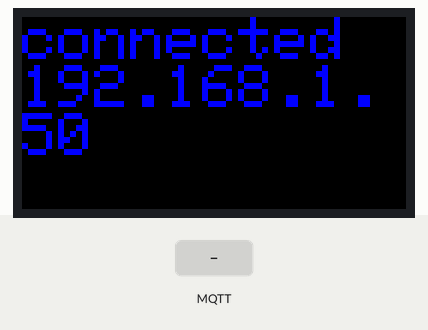
Recording of a sketch running on a simulated ESP8266 (NodeMCU). Shown: 64×32 colour display. The inputs (shaded band) are chosen by the test bench. WiFi joins after 1.5 s; servers stay silent unless stated; no MQTT or app messages arrive unless stated; not simulated (calls return 0 or success): arduino_secrets.h; what the sketch prints to the serial monitor is not drawn.

Above: at 7.7 s.
7.8 s: MQTT message "0" arrives on the first subscribed topic
At 8.5 s:
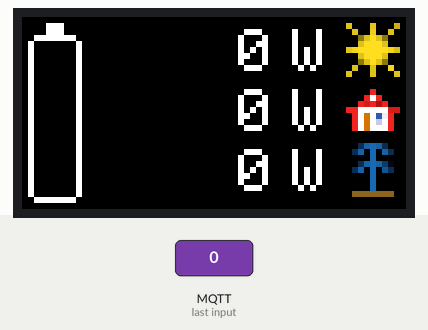
9.3 s: MQTT message "5" arrives on the second subscribed topic
At 9.6 s:
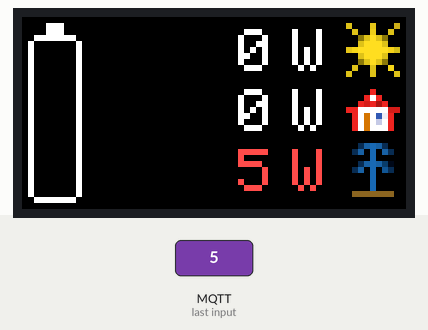
10.8 s: MQTT message "5" arrives on the third subscribed topic
At 12.0 s:
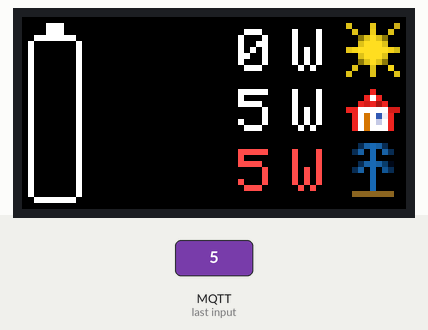
Timing chart, 0 to 13.8 s (numbered marks = the images above; inputs shaded):
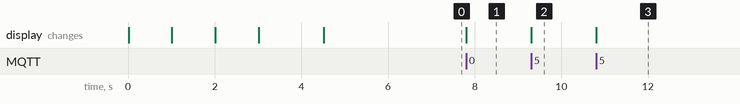

Measured:
- after the input at 7.8 s, the display: changes at once (image 1)
- after the input at 9.3 s, the display: changes at once (image 2)
- after the input at 10.8 s, the display: changes at once (image 3)

The sketch:

energymonitor.ino
```cpp
#define PxMATRIX_double_buffer true

#include <PxMatrix.h>
#include <ESP8266WiFi.h>
#include <PubSubClient.h>
#include <Ticker.h>
#include <ArduinoOTA.h>
#include "arduino_secrets.h"

// === CONFIGURATION ====
const char* ssid = SECRET_WIFI_SSID;
const char* password = SECRET_WIFI_PASSWORD;
const char* mqtt_server = SECRET_MQTT_SERVER;
const char* mqtt_username = SECRET_MQTT_USER;
const char* mqtt_password = SECRET_MQTT_PASSWORD;
const char* mqtt_client_id = "Energy-Monitor";
const uint16_t mqtt_port = 1883;

const char* pv_power_topic = "homeassistant/pv-power";
const char* grid_power_topic = "homeassistant/grid-power";
const char* power_consumption_topic = "homeassistant/power-consumption";
const char* battery_soc_topic = "homeassistant/battery-soc";
const char* battery_power_topic = "homeassistant/battery-power";
// =======================

WiFiClient espClient;
PubSubClient mqttClient(espClient);
Ticker displayTicker;

bool stateChanged = false;
unsigned long lastDisplayUpdate = 0;
const unsigned long displayUpdateInterval = 250;  // ms

unsigned long lastMqttReconnectAttempt = 0;
const unsigned long mqttReconnectInterval = 5000;  // ms

// Slow blink of the top SOC line while (dis)charging.
bool blinkOn = false;
unsigned long lastBlinkToggle = 0;
const unsigned long blinkInterval = 1200;  // ms per phase (slow)

// This defines the 'on' time of the display is us. The larger this number,
// the brighter the display. If too large the ESP will crash
const uint8_t display_draw_time = 50;  //30-70 is usually fine

#define MATRIX_WIDTH 64
#define MATRIX_HEIGHT 32

PxMATRIX display(MATRIX_WIDTH, MATRIX_HEIGHT, 16, 2, 5, 4, 15, 12);

// colors
const uint16_t white = display.color565(255, 255, 255);
const uint16_t red = display.color565(255, 77, 77);
const uint16_t orange = display.color565(255, 196, 128);
const uint16_t green = display.color565(159, 255, 128);
const uint16_t blue = display.color565(0, 0, 255);
const uint16_t black = display.color565(0, 0, 0);

// Converted using the following site: http://www.rinkydinkelectronics.com/t_imageconverter565.php
const uint16_t sun[] PROGMEM = {
  0xDE03, 0x0000, 0x0000, 0x0000, 0xE623, 0x0000, 0x0000, 0x0000, 0xCD63, 0x0000, 0xDE03, 0x0000, 0x0000, 0xEE63, 0x0000, 0x0000,  // 0x0010 (16) pixels
  0xDE03, 0x0000, 0x0000, 0x0000, 0x8BC1, 0xDE03, 0xFEE4, 0xDE03, 0x8BC1, 0x0000, 0x0000, 0x0000, 0x0000, 0xDE03, 0xFEE4, 0xFEE4,  // 0x0020 (32) pixels
  0xFEE4, 0xDE03, 0x0000, 0x0000, 0xE623, 0xF6A3, 0xFEE4, 0xFEE4, 0xFEE4, 0xFEE4, 0xFEE4, 0xF683, 0xD5E3, 0x0000, 0x0000, 0xDE03,  // 0x0030 (48) pixels
  0xFEE4, 0xFEE4, 0xFEE4, 0xDE03, 0x0000, 0x0000, 0x0000, 0x0000, 0x8BC1, 0xDE03, 0xFEE4, 0xDE03, 0x8BC1, 0x0000, 0x0000, 0x0000,  // 0x0040 (64) pixels
  0xDE03, 0x0000, 0x0000, 0xDE03, 0x0000, 0x0000, 0xF6A3, 0x0000, 0xDE03, 0x0000, 0x0000, 0x0000, 0xDE03, 0x0000, 0x0000, 0x0000,  // 0x0050 (80) pixels
  0xDE03
};

const uint16_t house[] PROGMEM = {
  0x0000, 0x0000, 0x0000, 0x0000, 0x0000, 0x0000, 0x0000, 0x0000, 0x0000, 0x0000, 0x0000, 0x0000, 0x0000, 0xE924, 0x0000, 0x0000,  // 0x0010 (16) pixels
  0x0000, 0x0000, 0x0000, 0x0000, 0x0000, 0xE924, 0xFFFF, 0xE924, 0x0000, 0x0000, 0x0000, 0x0000, 0x0000, 0xE924, 0xD0E3, 0xE924,  // 0x0020 (32) pixels
  0xA8A2, 0xE924, 0x0000, 0x0000, 0xE924, 0xE924, 0xFFFF, 0xFFFF, 0xFFFF, 0xFFFF, 0xFFFF, 0xD0E3, 0xD0E3, 0x0000, 0xE924, 0xFFFF,  // 0x0030 (48) pixels
  0xD3A0, 0xFFFF, 0x32D6, 0xEF7E, 0xE924, 0x0000, 0x0000, 0xE924, 0xFFFF, 0xD3A0, 0xFFFF, 0xC65C, 0xFFFF, 0xE924, 0x0000, 0x0000,  // 0x0040 (64) pixels
  0xE924, 0xFFFF, 0xD3A0, 0xFFFF, 0xFFFF, 0xFFFF, 0xE924, 0x0000, 0x0000, 0x0000, 0x0000, 0x0000, 0x0000, 0x0000, 0x0000, 0x0000,  // 0x0050 (80) pixels
  0x0000
};

const uint16_t pole[] PROGMEM = {
  0x0000, 0x0000, 0x096A, 0x1B14, 0x1B56, 0x1B14, 0x096A, 0x0000, 0x0000, 0x0000, 0x096A, 0x1B14, 0x0000, 0x1B56, 0x0000, 0x1B14,  // 0x0010 (16) pixels
  0x096A, 0x0000, 0x0000, 0x0000, 0x0000, 0x0000, 0x1B56, 0x0000, 0x0000, 0x0000, 0x0000, 0x0000, 0x0000, 0x096A, 0x1B14, 0x1B56,  // 0x0020 (32) pixels
  0x1B14, 0x09ED, 0x0043, 0x0000, 0x0000, 0x096A, 0x1B14, 0x0000, 0x1B56, 0x0000, 0x12B2, 0x096A, 0x0000, 0x0000, 0x0000, 0x0000,  // 0x0030 (48) pixels
  0x0000, 0x1B56, 0x0000, 0x0000, 0x0000, 0x0000, 0x0000, 0x0000, 0x0000, 0x0000, 0x1B56, 0x0000, 0x0000, 0x0000, 0x0000, 0x0000,  // 0x0040 (64) pixels
  0x0000, 0x0000, 0x0000, 0x1B56, 0x0000, 0x0000, 0x0000, 0x0000, 0x0000, 0x8B24, 0x8B24, 0x8B24, 0x8B24, 0x8B24, 0x8B24, 0x8B24,  // 0x0050 (80) pixels
  0x0000
};

// Declared here (before the first function) so the Arduino-generated
// prototypes, inserted at the top, can already see this type.
enum ChargeState { CHARGING, DISCHARGING, IDLE_STATE };

struct State {
  float pvPower;
  float gridPower;
  float powerConsumption;
  float batterySOC;
  float batteryPower;  // > 0 discharging, < 0 charging (W)
};

State state = { 0.0, 0.0, 0.0, 0.0, 0.0 };

void setup() {
  Serial.begin(115200);

  // 1/16 scan display
  display.begin(16);

  display.clearDisplay();
  displayTicker.attach(0.004, displayUpdater);

  delay(10);
  executeScreenCheck();
  setupWifi();
  setupOTA();

  mqttClient.setServer(mqtt_server, mqtt_port);
  mqttClient.setCallback(mqttCallback);
}

void setupOTA() {
  ArduinoOTA.setHostname("energymonitor");
  ArduinoOTA.setPassword(SECRET_OTA_PASSWORD);

  // Detach the refresh ISR so it cannot fire while ArduinoOTA writes flash
  // (which would run flash-resident code with the cache off and crash the ESP).
  // The panel simply stays dark for the update.
  ArduinoOTA.onStart([]() {
    displayTicker.detach();
  });

  ArduinoOTA.onError([](ota_error_t error) {
    ESP.restart();
  });

  ArduinoOTA.onEnd([]() {
    ESP.restart();
  });

  ArduinoOTA.begin();
}

// ISR (interrupt service routine) for display refresh
void displayUpdater() {
  display.display(display_draw_time);
}

void executeScreenCheck() {
  display.fillRect(0, 0, MATRIX_WIDTH, MATRIX_HEIGHT, display.color565(255, 0, 0));
  display.showBuffer();
  delay(1000);
  display.fillRect(0, 0, MATRIX_WIDTH, MATRIX_HEIGHT, display.color565(0, 255, 0));
  display.showBuffer();
  delay(1000);
  display.fillRect(0, 0, MATRIX_WIDTH, MATRIX_HEIGHT, display.color565(0, 0, 255));
  display.showBuffer();
  delay(1000);
  display.clearDisplay();
  display.showBuffer();
}

void setupWifi() {
  display.clearDisplay();
  display.setCursor(0, 0);
  display.setTextColor(blue);
  display.printf("Connecting to %s", ssid);
  display.showBuffer();

  WiFi.mode(WIFI_STA);
  WiFi.setSleepMode(WIFI_NONE_SLEEP);
  WiFi.begin(ssid, password);

  while (WiFi.status() != WL_CONNECTED) {
    delay(500);
  }

  display.clearDisplay();
  display.setCursor(0, 0);
  display.setTextColor(blue);
  display.println("connected");
  display.println(WiFi.localIP());
  display.showBuffer();

  delay(2000);
}

void loop() {
  if (!mqttClient.connected()) {
    if (millis() - lastMqttReconnectAttempt >= mqttReconnectInterval) {
      lastMqttReconnectAttempt = millis();
      connectToMqttServer();
    }
  } else {
    mqttClient.loop();
  }
  ArduinoOTA.handle();

  if (stateChanged && millis() - lastDisplayUpdate >= displayUpdateInterval) {
    stateChanged = false;
    lastDisplayUpdate = millis();
    updateDisplay();
  }

  // Toggle the slow SOC-line blink only while (dis)charging, so idle adds no extra redraws.
  if (batteryChargeState() != IDLE_STATE && millis() - lastBlinkToggle >= blinkInterval) {
    lastBlinkToggle = millis();
    blinkOn = !blinkOn;
    updateDisplay();
  }
}

void connectToMqttServer() {
  Serial.print("Attempting MQTT connection...");

  if (mqttClient.connect(mqtt_client_id, mqtt_username, mqtt_password)) {
    Serial.println("connected");

    mqttClient.subscribe(pv_power_topic);
    mqttClient.subscribe(grid_power_topic);
    mqttClient.subscribe(power_consumption_topic);
    mqttClient.subscribe(battery_soc_topic);
    mqttClient.subscribe(battery_power_topic);
  } else {
    Serial.print("failed, rc=");
    Serial.print(mqttClient.state());
    Serial.println(" trying again in 5 seconds");
  }
}

void mqttCallback(char* topic, byte* payload, unsigned int length) {
  // PubSubClient's payload is not null-terminated and its buffer is reused,
  // so copy exactly `length` bytes out and terminate it ourselves before
  // parsing — reading past `length` would pick up stale bytes from a
  // previous (longer) message.
  char buf[16];
  size_t len = min(length, sizeof(buf) - 1);
  memcpy(buf, payload, len);
  buf[len] = '\0';
  float floatPayload = atof(buf);

  Serial.printf("Message arrived [%s]: %.1f\n", topic, floatPayload);

  if (strcmp(topic, pv_power_topic) == 0) {
    state.pvPower = floatPayload;
  } else if (strcmp(topic, grid_power_topic) == 0) {
    state.gridPower = floatPayload;
  } else if (strcmp(topic, power_consumption_topic) == 0) {
    state.powerConsumption = floatPayload;
  } else if (strcmp(topic, battery_soc_topic) == 0) {
    state.batterySOC = floatPayload;
  } else if (strcmp(topic, battery_power_topic) == 0) {
    state.batteryPower = floatPayload;
  }

  stateChanged = true;
}

void updateDisplay() {
  // Watts are rounded to a long before printing: "%.0f" on -0.3 would
  // render "-0" (float formatting keeps the sign), but lround()+%ld
  // collapses small negatives to a clean 0.
  display.clearDisplay();

  drawBattery();

  display.setCursor(12, 2);
  display.setTextColor(white);
  display.printf("%5ld", lround(state.pvPower));
  display.setCursor(45, 2);
  display.printf("W");

  display.setCursor(12, 12);
  display.setTextColor(white);
  display.printf("%5ld", lround(state.powerConsumption));
  display.setCursor(45, 12);
  display.printf("W");

  long gridWatts = lround(state.gridPower);
  display.setCursor(12, 22);
  if (gridWatts > 0) {
    display.setTextColor(red);
  } else if (gridWatts < 0) {
    display.setTextColor(green);
  } else {
    display.setTextColor(white);
  }
  display.printf("%5ld", gridWatts);
  display.setCursor(45, 22);
  display.printf("W");

  drawIcons();

  display.showBuffer();
}

// Battery indicator geometry (left edge of the panel).
const int BAT_X = 1;
const int BAT_Y = 1;
const int BAT_BODY_W = 9;
const int BAT_BODY_H = 28;
const int BAT_BODY_RADIUS = 2;
const int BAT_BODY_Y_OFFSET = 2;            // body top, below the tip
const int BAT_TIP_W = 3;
const int BAT_TIP_H = 3;
const int BAT_TIP_X_OFFSET = 3;
const int BAT_FILL_INSET = 1;               // gap between body and fill
const int BAT_FILL_W = BAT_BODY_W - 2 * BAT_FILL_INSET;
const int BAT_FILL_MAX_H = 26;              // fillable inner height
const int BAT_FILL_TOP = BAT_Y + BAT_BODY_Y_OFFSET + BAT_FILL_INSET;
const float BAT_SOC_LOW = 20.0;             // <= red
const float BAT_SOC_HIGH = 50.0;            // > green, else orange

const float BAT_IDLE_W = 20.0;              // |power| below this = idle

// MQTT battery-power sign: > 0 discharging, < 0 charging.
ChargeState batteryChargeState() {
  if (state.batteryPower < -BAT_IDLE_W) return CHARGING;
  if (state.batteryPower > BAT_IDLE_W) return DISCHARGING;
  return IDLE_STATE;
}

void drawBattery() {
  ChargeState charge = batteryChargeState();

  // battery tip
  display.fillRect(BAT_X + BAT_TIP_X_OFFSET, BAT_Y, BAT_TIP_W, BAT_TIP_H, white);

  // battery body/hull
  display.drawRoundRect(BAT_X, BAT_Y + BAT_BODY_Y_OFFSET, BAT_BODY_W, BAT_BODY_H, BAT_BODY_RADIUS, white);

  int batteryFillHeight = round(state.batterySOC / 100.0 * BAT_FILL_MAX_H);
  if (batteryFillHeight > 0) {
    uint16_t fillColor;
    if (state.batterySOC <= BAT_SOC_LOW) {
      fillColor = red;
    } else if (state.batterySOC > BAT_SOC_HIGH) {
      fillColor = green;
    } else {
      fillColor = orange;
    }

    int fillTopY = BAT_FILL_TOP + BAT_FILL_MAX_H - batteryFillHeight;
    display.fillRect(BAT_X + BAT_FILL_INSET, fillTopY, BAT_FILL_W, batteryFillHeight, fillColor);

    // Top SOC line slowly blinks while (dis)charging: green = charging,
    // red = discharging, alternating with black (line off).
    if (charge != IDLE_STATE) {
      uint16_t lineColor = blinkOn ? (charge == CHARGING ? green : red) : black;
      display.drawFastHLine(BAT_X + BAT_FILL_INSET, fillTopY, BAT_FILL_W, lineColor);
    }
  }
}

const int ICON_SIZE = 9;
const int ICON_X = 54;

void drawIcons() {
  display.drawRGBBitmap(ICON_X, 1, sun, ICON_SIZE, ICON_SIZE);
  display.drawRGBBitmap(ICON_X, 11, house, ICON_SIZE, ICON_SIZE);
  display.drawRGBBitmap(ICON_X, 21, pole, ICON_SIZE, ICON_SIZE);
}
```
